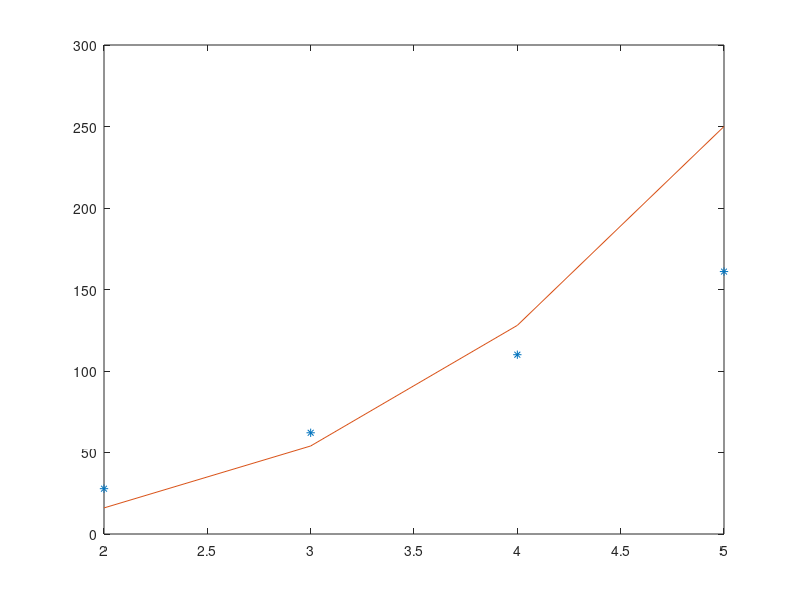

The MATLAB source for this figure:
x=[2 3 4 5];
y=[27.8 62.1 110 161];

plot(x,y,'*')

n=length(x);

X=log(x);
Y=log(y);

A=[n sum(X); sum(x) sum(X.^2)];
B=[sum(Y); sum(X.*Y)];

m=X(1);
n=X(2);

a=exp(m);
b=exp(n);
hold on

f=a.*x.^b;
plot(x,f)